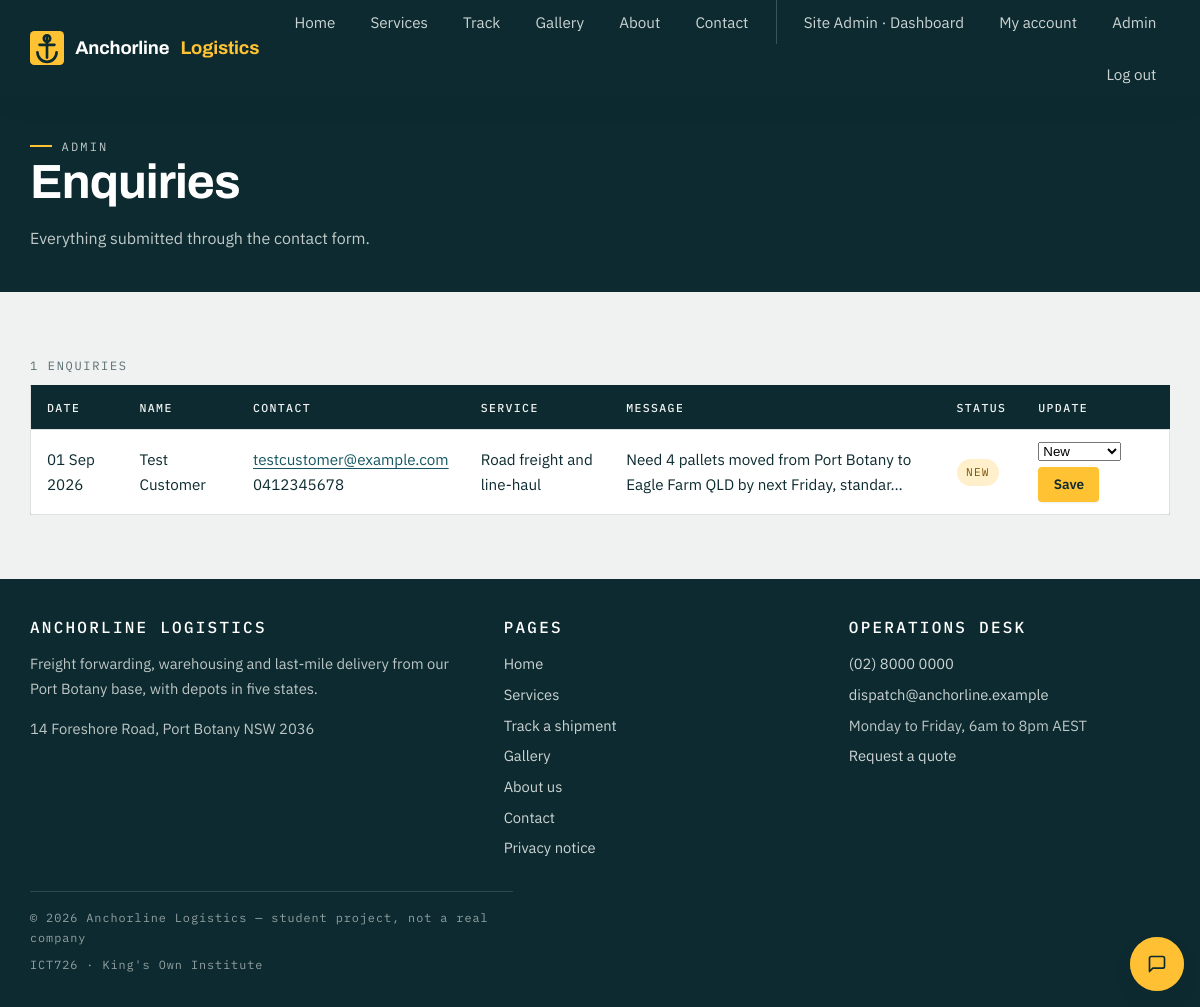
/admin/enquiries.php (signed in), run on the app's committed database.
### tables this page shows
CREATE TABLE enquiries (
    id         INT UNSIGNED AUTO_INCREMENT PRIMARY KEY,
    full_name  VARCHAR(100) NOT NULL,
    email      VARCHAR(190) NOT NULL,
    phone      VARCHAR(20)  NOT NULL,
    service    ENUM('road', 'warehouse', 'cold', 'international', 'other') NOT NULL,
    message    TEXT NOT NULL,
    consent    TINYINT(1) NOT NULL DEFAULT 0,
    user_id    INT UNSIGNED NULL,
    status     ENUM('new', 'contacted', 'closed') NOT NULL DEFAULT 'new',
    created_at TIMESTAMP NOT NULL DEFAULT CURRENT_TIMESTAMP,
    CONSTRAINT fk_enquiries_user FOREIGN KEY (user_id) REFERENCES users(id) ON DELETE SET NULL
);

### includes/functions.php (called while the page is built, shortened)
<?php
function e($value)
{
    return htmlspecialchars((string) $value, ENT_QUOTES, 'UTF-8');
}
function label_for($map, $key)
{
    return $map[$key] ?? $key;
}

### admin/enquiries.php (the view, shortened to what this page needs)
<?php
require_once __DIR__ . '/../config.php';
$enquiries = $pdo->query('SELECT * FROM enquiries ORDER BY created_at DESC')->fetchAll();
require ROOT_PATH . '/includes/header.php';
?>
    <section class="page-head">
      <div class="wrap">
        <p class="eyebrow">Admin</p>
        <h1>Enquiries</h1>
        <p>Everything submitted through the contact form.</p>
      </div>
    </section>
    <section class="section">
      <div class="wrap">
        <div class="table-scroll">
          <table class="manifest">
            <caption><?php echo count($enquiries); ?> enquiries</caption>
            <thead>
              <tr>
                <th scope="col">Date</th><th scope="col">Name</th><th scope="col">Contact</th>
                <th scope="col">Service</th><th scope="col">Message</th><th scope="col">Status</th><th scope="col">Update</th>
              </tr>
            </thead>
            <tbody>
              <?php foreach ($enquiries as $enq): ?>
              <tr>
                <td><?php echo e(date('d M Y', strtotime($enq['created_at']))); ?></td>
                <td><?php echo e($enq['full_name']); ?></td>
                <td><a href="mailto:<?php echo e($enq['email']); ?>"><?php echo e($enq['email']); ?></a><br><?php echo e($enq['phone']); ?></td>
                <td><?php echo e(label_for(SERVICE_LABELS, $enq['service'])); ?></td>
                <td><?php echo e(mb_strimwidth($enq['message'], 0, 80, '…')); ?></td>
                <td><span class="badge badge--<?php echo e($enq['status']); ?>"><?php echo e(label_for(ENQUIRY_STATUS_LABELS, $enq['status'])); ?></span></td>
                <td>
                  <form method="post" action="<?php echo e(BASE_URL); ?>/admin/enquiries.php" class="actions">
                    <select id="status-<?php echo (int) $enq['id']; ?>" name="status">
                      <?php foreach (ENQUIRY_STATUS_LABELS as $value => $label): ?>
                      <option value="<?php echo e($value); ?>"<?php echo $enq['status'] === $value ? ' selected' : ''; ?>><?php echo e($label); ?></option>
                      <?php endforeach; ?>
                    </select>
                    <button class="btn btn--primary btn--sm" type="submit">Save</button>
                  </form>
                </td>
              </tr>
              <?php endforeach; ?>
            </tbody>
          </table>
        </div>
      </div>
    </section>
<?php require ROOT_PATH . '/includes/footer.php'; ?>

### css/style.css (style rules this page uses)
:root { --ink: #0c2a2f; --ink-soft: #123a41; --steel: #5a6e71; --paper: #eff2f0; --white: #ffffff; --signal: #ffc233; --lane: #145661; --lane-bright:#1f7a8c; --alert: #a8321f; --ok: #1f6b4d; --font-display: "Archivo", "Helvetica Neue", Arial, sans-serif; --font-body: "IBM Plex Sans", "Segoe UI", Arial, sans-serif; --font-mono: "IBM Plex Mono", "Courier New", monospace; --space-1: 0.5rem; --space-2: 1rem; --space-3: 1.5rem; --space-4: 2.5rem; --space-5: 4rem; --space-6: 6rem; --radius: 4px; --hairline: 1px solid rgba(12, 42, 47, 0.14); --shadow-sm: 0 1px 2px rgba(12, 42, 47, 0.08); --shadow-md: 0 10px 24px -12px rgba(12, 42, 47, 0.35); --shadow-lg: 0 24px 48px -20px rgba(12, 42, 47, 0.45); --ease: cubic-bezier(0.2, 0.7, 0.3, 1); }
*, *::before, *::after { box-sizing: border-box; }
html { scroll-behavior: smooth; }
body { margin: 0; background: var(--paper); color: var(--ink); font-family: var(--font-body); font-size: 1rem; line-height: 1.65; -webkit-font-smoothing: antialiased; }
h1, h2, h3, h4 { font-family: var(--font-display); font-weight: 700; line-height: 1.1; letter-spacing: -0.02em; margin: 0 0 var(--space-2); }
h1 { font-size: clamp(2.4rem, 6vw, 4rem); }
p { margin: 0 0 var(--space-2); max-width: 68ch; }
a { color: var(--lane); text-decoration-thickness: 1px; text-underline-offset: 3px; transition: color 0.2s var(--ease); }
.wrap { width: min(100% - 2.5rem, 1140px); margin-inline: auto; }
.section { padding-block: var(--space-5); }
.eyebrow { font-family: var(--font-mono); font-size: 0.75rem; letter-spacing: 0.18em; text-transform: uppercase; color: var(--lane); margin: 0 0 var(--space-1); display: flex; align-items: center; gap: 0.6rem; }
.eyebrow::before { content: ""; width: 22px; height: 2px; background: var(--signal); }
.btn { display: inline-block; font-family: var(--font-body); font-weight: 600; font-size: 0.95rem; padding: 0.8rem 1.5rem; border-radius: var(--radius); border: 1px solid transparent; cursor: pointer; text-decoration: none; transition: transform 0.18s var(--ease), background 0.2s var(--ease), box-shadow 0.2s var(--ease); }
.btn--primary { background: var(--signal); color: var(--ink); box-shadow: var(--shadow-sm); }
.table-scroll { overflow-x: auto; }
table.manifest { width: 100%; border-collapse: collapse; background: var(--white); border: var(--hairline); border-radius: var(--radius); font-size: 0.95rem; }
.manifest caption { text-align: left; font-family: var(--font-mono); font-size: 0.75rem; letter-spacing: 0.14em; text-transform: uppercase; color: var(--steel); padding-bottom: 0.6rem; }
.manifest th, .manifest td { text-align: left; padding: 0.75rem 1rem; border-bottom: var(--hairline); }
.manifest thead th { background: var(--ink); color: var(--paper); font-family: var(--font-mono); font-size: 0.72rem; letter-spacing: 0.12em; text-transform: uppercase; font-weight: 500; }
.page-head { background: var(--ink); color: var(--paper); padding-block: var(--space-4); }
.page-head h1 { color: var(--white); font-size: clamp(2rem, 4.5vw, 3rem); }
.page-head p { color: rgba(239, 242, 240, 0.8); margin-bottom: 0; }
.badge { display: inline-block; font-family: var(--font-mono); font-size: 0.7rem; letter-spacing: 0.1em; text-transform: uppercase; padding: 0.25rem 0.6rem; border-radius: 999px; background: rgba(90, 110, 113, 0.16); color: var(--steel); }
.badge--new { background: rgba(255, 194, 51, 0.25); color: #7a5300; }
.btn--sm { padding: 0.45rem 0.9rem; font-size: 0.85rem; }
.actions { display: flex; flex-wrap: wrap; gap: 0.4rem; }

### data on the page
enquiries: created_at "01 Sep 2026", full_name "Test Customer", email "testcustomer@example.com", phone "0412345678", service "Road freight and line-haul", message "Need 4 pallets moved from Port Botany to Eagle Farm QLD by next Friday, standar…", status "NEW", status "New"

### other printed values
$label "Home"
$label "Services"
$label "Track"
$label "Gallery"
$label "About"
$label "Contact"
$user['name'] "Site Admin"
count($enquiries) "1"
